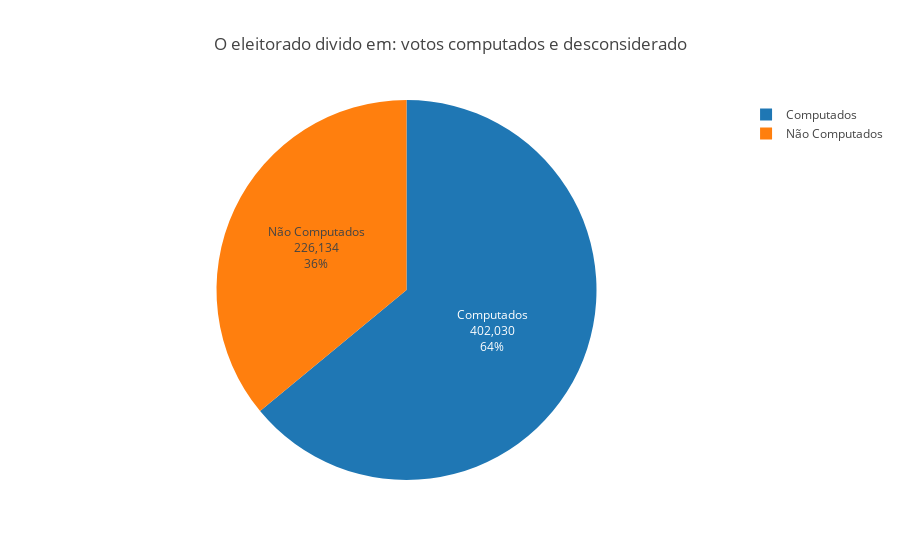

The code cell stored with this chart in its notebook:
### Markdown cell above
#### Proporção de eleitores considerados (votos válidos) em relação aos não considerados

### Code cell
values = [total_votos_validos, total_votos_nao_considerados]
labels = [ 'Computados', 'Não Computados' ]

title = 'O eleitorado divido em: votos computados e desconsiderado'
fig = generatePieChart(go=go, labels=labels, values=values, title=title)
py.iplot(fig)

### Figure 1 — Plotly figure (JSON) as saved in the notebook; plotly's stock layout.template omitted (floating-point values rounded to 4 significant figures)
{"data": [{"labels": ["Computados", "Não Computados"], "textinfo": "percent+value+label", "type": "pie", "uid": "95d241e8-e1b0-11e8-9928-5cc9d399d62a", "values": [402030, 226134]}], "layout": {"title": "O eleitorado divido em: votos computados e desconsiderado"}}
